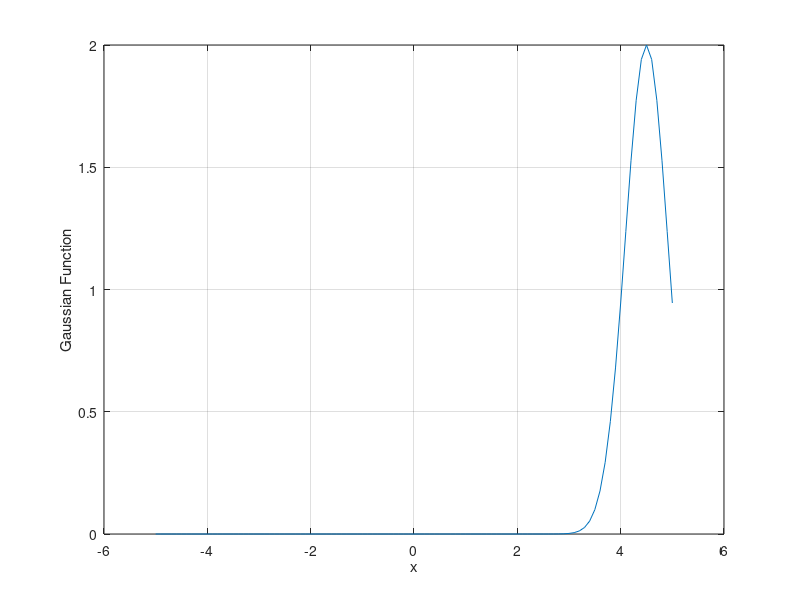
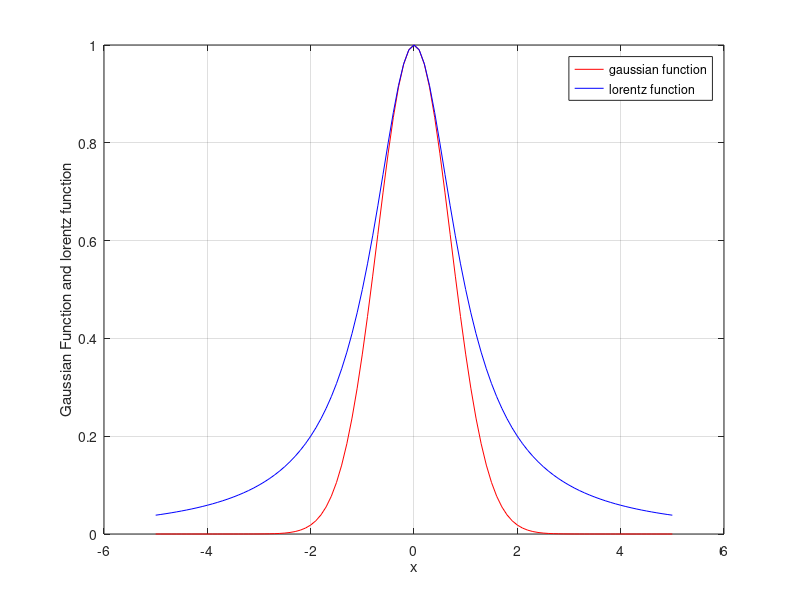
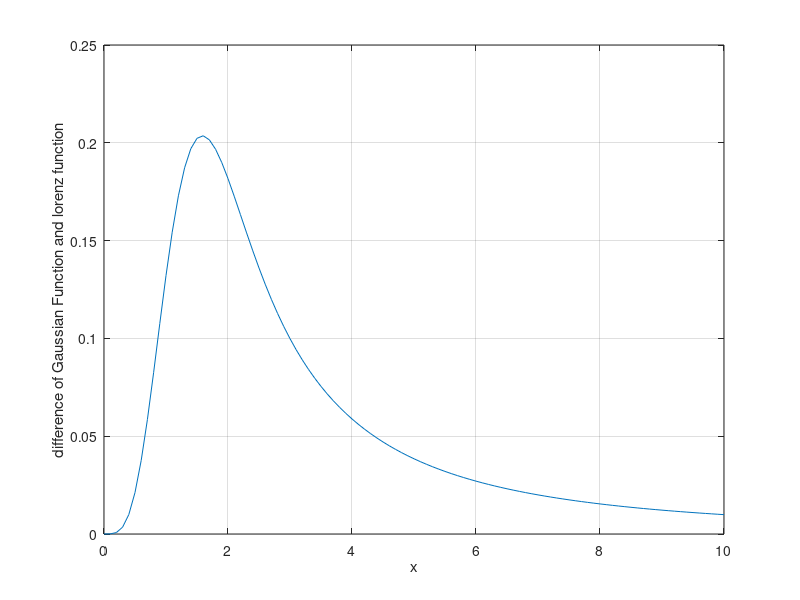

Recreate these plots in MATLAB, in order.
y0 = 2;
a = 3;
mu = 1;

x = [-5:0.1:5];
y = (exp(-1.*a.*(x-mu).*(x-mu))) .* y0;

figure
plot(x,y);
grid on;
xlabel('x');
ylabel('Gaussian Function');

v = 0.5;
t =0;

while t<10

y0 = 2;
a = 3;
mu = v * t;

x = [-5:0.1:5];
y = (exp(-1.*a.*(x-mu).*(x-mu))) .* y0;
plot(x,y);
grid on;
xlabel('x');
ylabel('Gaussian Function');
pause(1);
t = t +1;
end

y0 = 1;
a = 1;
mu = 0;
x = [-5:0.1:5];
y1 = (exp(-1.*a.*(x-mu).*(x-mu))) .* y0;
y2 = (1)./(1.+(x.*x));
figure
plot(x,y1,'r',x,y2,'b');
grid on;
legend('gaussian function','lorentz function');
xlabel('x');
ylabel('Gaussian Function and lorentz function');

x = [0:0.1:10];
y1 = (exp(-1.*a.*(x-mu).*(x-mu))) .* y0;
y2 = (1)./(1.+(x.*x));
y = y2-y1;
figure
plot(x,y);
grid on;
xlabel('x');
ylabel('difference of Gaussian Function and lorenz function');